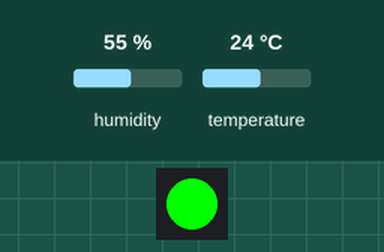
Recording of a sketch running on a simulated ESP32. On the bench: 1 RGB LEDs in strip order, left to right. The inputs (shaded band) are chosen by the test bench; at power-on: temperature 24 °C, humidity 55 %. WiFi joins after 1.5 s; servers stay silent unless stated; no MQTT or app messages arrive unless stated; what the sketch prints to the serial monitor is not drawn.

Above: at 5.6 s.
5.7 s: temperature set to 27 °C
At 10.9 s:
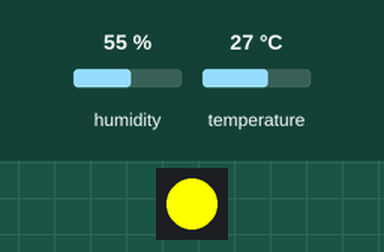
12.6 s: temperature set to 29 °C
At 16.0 s:
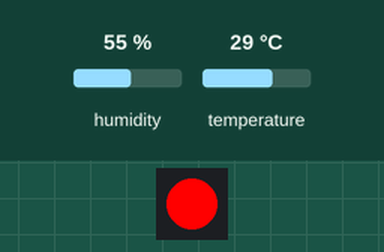
19.5 s: temperature set to 12 °C
At 21.0 s:
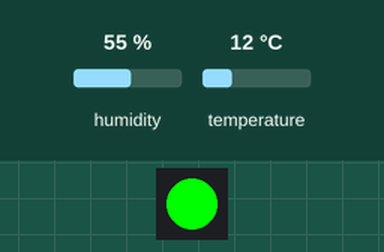
26.4 s: temperature set to 28 °C
At 31.2 s:
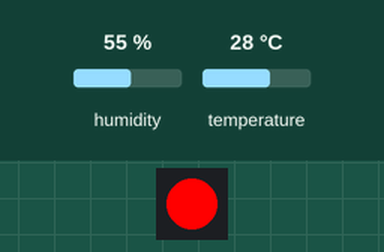
Timing chart, 0 to 32.7 s (numbered marks = the images above; inputs shaded):
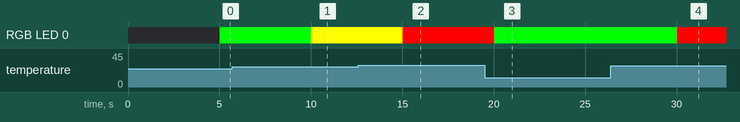

The sketch:

esp32_IoT_aSSIGNMENT_2.ino
```cpp
#include <WiFi.h>
#include <PubSubClient.h>
#include <DHT.h>
#include <Adafruit_NeoPixel.h>


#define WIFI_SSID "EE-983HCJ"
#define WIFI_PASSWORD "HnXrd6pqCNJ4H7pM"


#define MQTT_SERVER "test.mosquitto.org"
#define MQTT_PORT 1883
#define MQTT_CLIENT_ID "ESP32_EnvMonitor_01"
#define MQTT_TOPIC_PUB "smartenv/data"

// DHT Sensor Settings
#define DHTPIN 14
#define DHTTYPE DHT11
#define NEOPIXEL_PIN 5
#define NUMPIXELS 1

#define TEMP_WARNING_THRESHOLD 26.0
#define TEMP_CRITICAL_THRESHOLD 28.0
#define PUBLISH_INTERVAL_MS 5000

WiFiClient espClient;
PubSubClient client(espClient);
DHT dht(DHTPIN, DHTTYPE);
Adafruit_NeoPixel pixels(NUMPIXELS, NEOPIXEL_PIN, NEO_GRB + NEO_KHZ800);

long lastMsg = 0;


void setup_wifi() {
  delay(10);
  Serial.print("\nConnecting to WiFi: ");
  Serial.println(WIFI_SSID);

  WiFi.begin(WIFI_SSID, WIFI_PASSWORD);

  while (WiFi.status() != WL_CONNECTED) {
    delay(500);
    Serial.print(".");
  }

  Serial.println("\n WiFi connected!");
  Serial.print("IP Address: ");
  Serial.println(WiFi.localIP());
}

void reconnect() {

  while (!client.connected()) {
    Serial.print("Attempting MQTT connection...");
    if (client.connect(MQTT_CLIENT_ID)) {
      Serial.println("Connected to Mosquitto broker");
    } else {
      Serial.print("Failed to connect");
      Serial.print(client.state());
      Serial.println("Retrying in 5 seconds...");
      delay(5000);
    }
  }
}

void setup() {
  Serial.begin(115200);
  dht.begin();
  pixels.begin();
  pixels.show();

  setup_wifi();
  client.setServer(MQTT_SERVER, MQTT_PORT);
}

void loop() {
  if (!client.connected()) {
    reconnect();
  }
  client.loop();

  long now = millis();
  if (now - lastMsg > PUBLISH_INTERVAL_MS) {
    lastMsg = now;

    float humidity = dht.readHumidity();
    float temperature = dht.readTemperature();

    if (isnan(humidity) || isnan(temperature)) {
      Serial.println("Failed to read from DHT sensor!");
      pixels.setPixelColor(0, pixels.Color(255, 0, 255));
      pixels.show();
      return;
    }


    if (temperature >= TEMP_CRITICAL_THRESHOLD) {
      pixels.setPixelColor(0, pixels.Color(255, 0, 0));
    } else if (temperature >= TEMP_WARNING_THRESHOLD) {
      pixels.setPixelColor(0, pixels.Color(255, 255, 0));
    } else {
      pixels.setPixelColor(0, pixels.Color(0, 255, 0));
    }
    pixels.show();


    String payload = "{\"temperature\": " + String(temperature, 2) +
                     ", \"humidity\": " + String(humidity, 2) + "}";

    Serial.print("Publishing to ");
    Serial.print(MQTT_TOPIC_PUB);
    Serial.print(": ");
    Serial.println(payload);

    client.publish(MQTT_TOPIC_PUB, payload.c_str());
  }
}
```

Measured:
- the behaviour switches between 25 and 26 °C on temperature (found by bisection; images 0 and 1)
- the behaviour switches between 27 and 28 °C on temperature (found by bisection; images 1 and 2)
- after the input at 5.7 s, RGB LED 0: RGB(0, 255, 0) → RGB(255, 255, 0) after 4.3 s
- after the input at 12.6 s, RGB LED 0: RGB(255, 255, 0) → RGB(255, 0, 0) after 2.4 s
- after the input at 19.5 s, RGB LED 0: RGB(255, 0, 0) → RGB(0, 255, 0) after 0.53 s
- after the input at 26.4 s, RGB LED 0: RGB(0, 255, 0) → RGB(255, 0, 0) after 3.6 s
